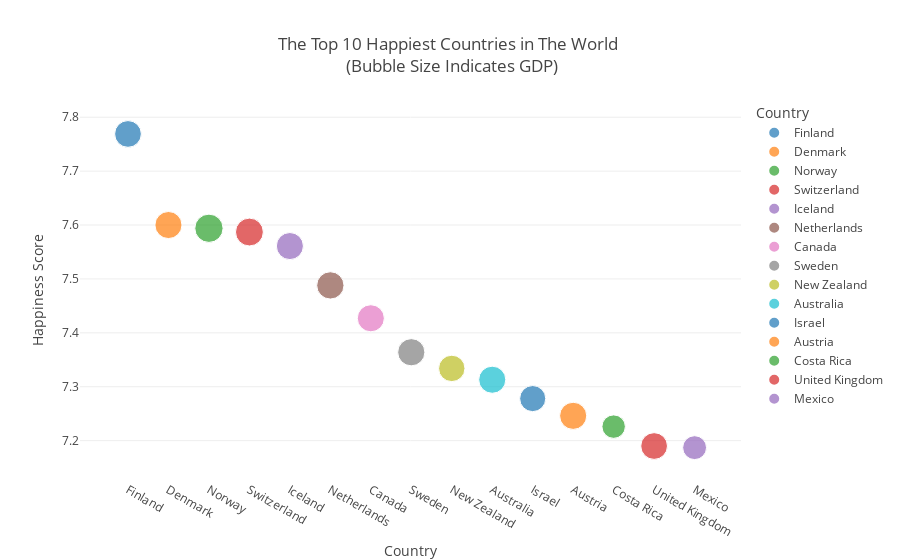

Notebook cell for this chart:
### Code cell
# The Top 10 Happiest Countries in The World <br> (Bubble Size Indicates GDP)
import plotly.express as px
happiest_countries = eda_df.groupby(['Country'], sort = False)['Happiness Score', 'Year', 'GDP'].max()
top10 = happiest_countries.sort_values('Happiness Score', ascending = False)[:15]
fig = px.scatter(top10,
                x = top10.index,
                y = 'Happiness Score',
                size = 'GDP',
                color = top10.index,
                template = 'xgridoff',
                animation_frame = 'Year',
                title = 'The Top 10 Happiest Countries in The World <br> (Bubble Size Indicates GDP)')
fig.show()

### Figure 1 — Plotly figure (JSON) as saved in the notebook; plotly's stock layout.template omitted (floating-point values rounded to 4 significant figures)
{"data": [{"hovertemplate": "Country=%{x}<br>Year=2019<br>Happiness Score=%{y}<br>GDP=%{marker.size}<extra></extra>", "legendgroup": "Finland", "marker": {"color": "#1F77B4", "size": [1.444], "sizemode": "area", "sizeref": 0.004041, "symbol": "circle"}, "mode": "markers", "name": "Finland", "orientation": "v", "showlegend": true, "type": "scatter", "x": ["Finland"], "xaxis": "x", "y": [7.769], "yaxis": "y"}, {"hovertemplate": "Country=%{x}<br>Year=2019<br>Happiness Score=%{y}<br>GDP=%{marker.size}<extra></extra>", "legendgroup": "Denmark", "marker": {"color": "#FF7F0E", "size": [1.482], "sizemode": "area", "sizeref": 0.004041, "symbol": "circle"}, "mode": "markers", "name": "Denmark", "orientation": "v", "showlegend": true, "type": "scatter", "x": ["Denmark"], "xaxis": "x", "y": [7.6], "yaxis": "y"}, {"hovertemplate": "Country=%{x}<br>Year=2019<br>Happiness Score=%{y}<br>GDP=%{marker.size}<extra></extra>", "legendgroup": "Norway", "marker": {"color": "#2CA02C", "size": [1.616], "sizemode": "area", "sizeref": 0.004041, "symbol": "circle"}, "mode": "markers", "name": "Norway", "orientation": "v", "showlegend": true, "type": "scatter", "x": ["Norway"], "xaxis": "x", "y": [7.594], "yaxis": "y"}, {"hovertemplate": "Country=%{x}<br>Year=2019<br>Happiness Score=%{y}<br>GDP=%{marker.size}<extra></extra>", "legendgroup": "Switzerland", "marker": {"color": "#D62728", "size": [1.565], "sizemode": "area", "sizeref": 0.004041, "symbol": "circle"}, "mode": "markers", "name": "Switzerland", "orientation": "v", "showlegend": true, "type": "scatter", "x": ["Switzerland"], "xaxis": "x", "y": [7.587], "yaxis": "y"}, {"hovertemplate": "Country=%{x}<br>Year=2019<br>Happiness Score=%{y}<br>GDP=%{marker.size}<extra></extra>", "legendgroup": "Iceland", "marker": {"color": "#9467BD", "size": [1.481], "sizemode": "area", "sizeref": 0.004041, "symbol": "circle"}, "mode": "markers", "name": "Iceland", "orientation": "v", "showlegend": true, "type": "scatter", "x": ["Iceland"], "xaxis": "x", "y": [7.561], "yaxis": "y"}, {"hovertemplate": "Country=%{x}<br>Year=2019<br>Happiness Score=%{y}<br>GDP=%{marker.size}<extra></extra>", "legendgroup": "Netherlands", "marker": {"color": "#8C564B", "size": [1.504], "sizemode": "area", "sizeref": 0.004041, "symbol": "circle"}, "mode": "markers", "name": "Netherlands", "orientation": "v", "showlegend": true, "type": "scatter", "x": ["Netherlands"], "xaxis": "x", "y": [7.488], "yaxis": "y"}, {"hovertemplate": "Country=%{x}<br>Year=2019<br>Happiness Score=%{y}<br>GDP=%{marker.size}<extra></extra>", "legendgroup": "Canada", "marker": {"color": "#E377C2", "size": [1.479], "sizemode": "area", "sizeref": 0.004041, "symbol": "circle"}, "mode": "markers", "name": "Canada", "orientation": "v", "showlegend": true, "type": "scatter", "x": ["Canada"], "xaxis": "x", "y": [7.427], "yaxis": "y"}, {"hovertemplate": "Country=%{x}<br>Year=2019<br>Happiness Score=%{y}<br>GDP=%{marker.size}<extra></extra>", "legendgroup": "Sweden", "marker": {"color": "#7F7F7F", "size": [1.494], "sizemode": "area", "sizeref": 0.004041, "symbol": "circle"}, "mode": "markers", "name": "Sweden", "orientation": "v", "showlegend": true, "type": "scatter", "x": ["Sweden"], "xaxis": "x", "y": [7.364], "yaxis": "y"}, {"hovertemplate": "Country=%{x}<br>Year=2019<br>Happiness Score=%{y}<br>GDP=%{marker.size}<extra></extra>", "legendgroup": "New Zealand", "marker": {"color": "#BCBD22", "size": [1.406], "sizemode": "area", "sizeref": 0.004041, "symbol": "circle"}, "mode": "markers", "name": "New Zealand", "orientation": "v", "showlegend": true, "type": "scatter", "x": ["New Zealand"], "xaxis": "x", "y": [7.334], "yaxis": "y"}, {"hovertemplate": "Country=%{x}<br>Year=2019<br>Happiness Score=%{y}<br>GDP=%{marker.size}<extra></extra>", "legendgroup": "Australia", "marker": {"color": "#17BECF", "size": [1.484], "sizemode": "area", "sizeref": 0.004041, "symbol": "circle"}, "mode": "markers", "name": "Australia", "orientation": "v", "showlegend": true, "type": "scatter", "x": ["Australia"], "xaxis": "x", "y": [7.313], "yaxis": "y"}, {"hovertemplate": "Country=%{x}<br>Year=2019<br>Happiness Score=%{y}<br>GDP=%{marker.size}<extra></extra>", "legendgroup": "Israel", "marker": {"color": "#1F77B4", "size": [1.375], "sizemode": "area", "sizeref": 0.004041, "symbol": "circle"}, "mode": "markers", "name": "Israel", "orientation": "v", "showlegend": true, "type": "scatter", "x": ["Israel"], "xaxis": "x", "y": [7.278], "yaxis": "y"}, {"hovertemplate": "Country=%{x}<br>Year=2019<br>Happiness Score=%{y}<br>GDP=%{marker.size}<extra></extra>", "legendgroup": "Austria", "marker": {"color": "#FF7F0E", "size": [1.487], "sizemode": "area", "sizeref": 0.004041, "symbol": "circle"}, "mode": "markers", "name": "Austria", "orientation": "v", "showlegend": true, "type": "scatter", "x": ["Austria"], "xaxis": "x", "y": [7.246], "yaxis": "y"}, {"hovertemplate": "Country=%{x}<br>Year=2019<br>Happiness Score=%{y}<br>GDP=%{marker.size}<extra></extra>", "legendgroup": "Costa Rica", "marker": {"color": "#2CA02C", "size": [1.11], "sizemode": "area", "sizeref": 0.004041, "symbol": "circle"}, "mode": "markers", "name": "Costa Rica", "orientation": "v", "showlegend": true, "type": "scatter", "x": ["Costa Rica"], "xaxis": "x", "y": [7.226], "yaxis": "y"}, {"hovertemplate": "Country=%{x}<br>Year=2019<br>Happiness Score=%{y}<br>GDP=%{marker.size}<extra></extra>", "legendgroup": "United Kingdom", "marker": {"color": "#D62728", "size": [1.442], "sizemode": "area", "sizeref": 0.004041, "symbol": "circle"}, "mode": "markers", "name": "United Kingdom", "orientation": "v", "showlegend": true, "type": "scatter", "x": ["United Kingdom"], "xaxis": "x", "y": [7.19], "yaxis": "y"}, {"hovertemplate": "Country=%{x}<br>Year=2019<br>Happiness Score=%{y}<br>GDP=%{marker.size}<extra></extra>", "legendgroup": "Mexico", "marker": {"color": "#9467BD", "size": [1.153], "sizemode": "area", "sizeref": 0.004041, "symbol": "circle"}, "mode": "markers", "name": "Mexico", "orientation": "v", "showlegend": true, "type": "scatter", "x": ["Mexico"], "xaxis": "x", "y": [7.187], "yaxis": "y"}], "layout": {"legend": {"itemsizing": "constant", "title": {"text": "Country"}, "tracegroupgap": 0}, "title": {"text": "The Top 10 Happiest Countries in The World <br> (Bubble Size Indicates GDP)"}, "xaxis": {"anchor": "y", "categoryarray": ["Finland", "Denmark", "Norway", "Switzerland", "Iceland", "Netherlands", "Canada", "Sweden", "New Zealand", "Australia", "Israel", "Austria", "Costa Rica", "United Kingdom", "Mexico"], "categoryorder": "array", "domain": [0, 1], "title": {"text": "Country"}}, "yaxis": {"anchor": "x", "domain": [0, 1], "title": {"text": "Happiness Score"}}}}
